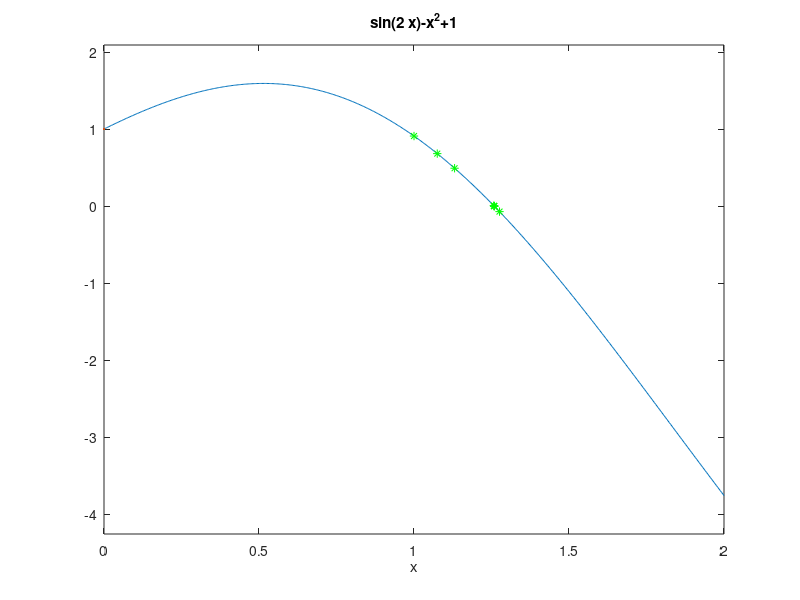

The MATLAB source for this figure:
%thema_B1

clear all, clf;
fun=inline('sin(2*x)-x^2+1')

ezplot(fun, [0, 2]); hold on

xn = 0, xnp1 = 1
fxn = fun(xn), fxnp1 = fun(xnp1)

plot(xn, fxn, xnp1, fxnp1, 'g*') 

error = 100
while error > 1e-5
   xnp2 = xnp1 - fxnp1*(xnp1-xn)/(fxnp1-fxn)
   fxnp2 = fun(xnp2)
   
   error = abs(xnp2-xnp1);
   
   xn = xnp1;
   fxn = fxnp1;
   xnp1 = xnp2;
   fxnp1= fxnp2;
   
   plot(xnp2, fxnp2, 'g*')
    
end
